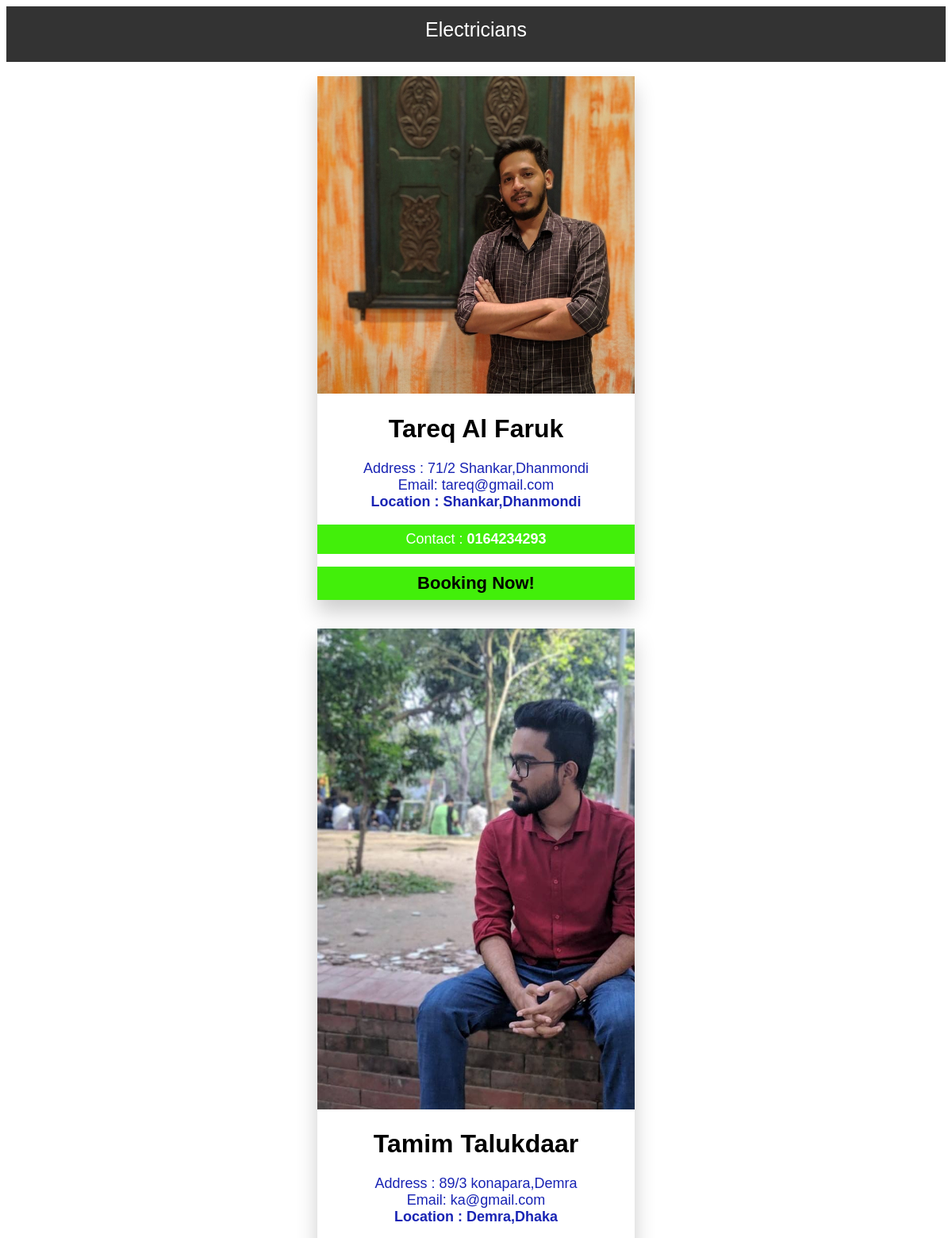
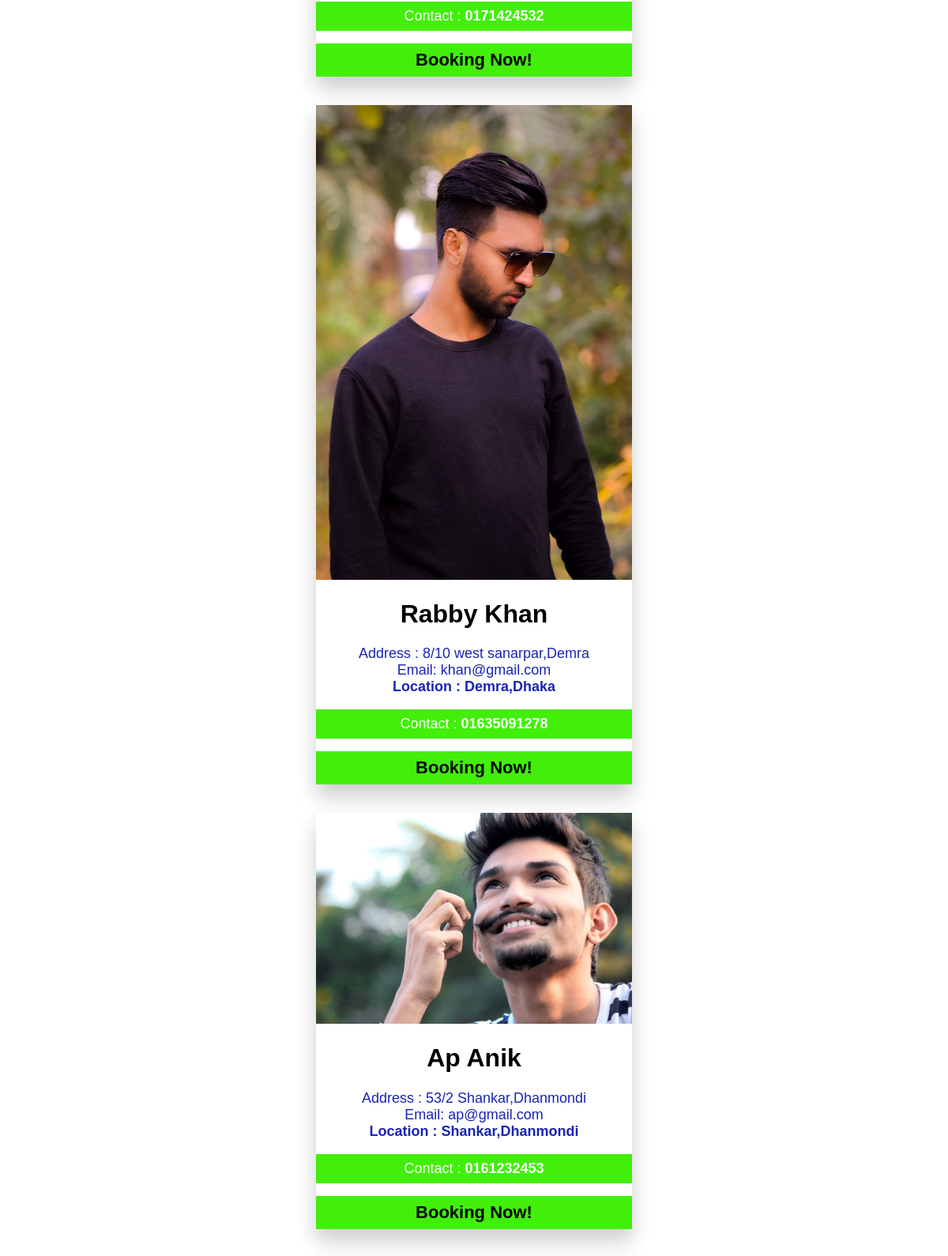
/worker/electricians (upper part), run on the app's committed database (2 pictures, top to bottom).
### accounts/models.py (models this page shows, shortened)
class Worker(models.Model):
    name = models.CharField(max_length=50, blank=True, null=True)
    username = models.CharField(max_length=50, blank=True, null=True)
    email = models.EmailField(max_length=50, blank=True, null=True)
    password = models.CharField(max_length=50, blank=True, null=True)
    nid = models.CharField(max_length=50, blank=True, null=True)
    upload_nid = models.ImageField(upload_to='media/')
    pic = models.ImageField(upload_to='media/')
    phone = models.CharField(max_length=50, blank=True, null=True)
    address = models.CharField(max_length=50, blank=True, null=True)
    location = models.CharField(max_length=50, blank=True, null=True)
    type_of_work = models.CharField(max_length=50, blank=True, null=True)

### worker/views.py (the view)
# urls.py: path('electricians',views.electricians, name = 'electricians'),
def electricians(request):
    obj = Worker.objects.filter(type_of_work='electrician')
    context = {
        'objects': obj
    }
    return render(request, "Electricians.html", context)

### templates/Electricians.html (shortened to what this page needs)
<!DOCTYPE html>
<html>
<head>
<link rel="stylesheet" href="https://cdnjs.cloudflare.com/ajax/libs/font-awesome/4.7.0/css/font-awesome.min.css">
</head>
<body>
<ul>Electricians</ul><br>
 {% for object in objects %}
<div class="card">
  <img src="{{ object.pic.url }}" alt="image-{{ object.name }}" style="width:100%">
  <h1>{{ object.name }}</h1>
   <p class="title" align="center" >
        Address : {{ object.address }}<br>
       Email: {{ object.email }}<br>
    <b>Location : {{ object.location }}</b><br>
   </p>
  <p><button>Contact : <b> {{ object.phone }}</b></button></p>
    <div class="bottom-text">
        <button><a href="booking"><b>Booking Now!</b></a></button>
        </div>
</div><br>
<br>
 {% endfor %}
</body>
</html>

### templates/Electricians.html (style rules this page uses)
ul { margin: auto; padding: 15px; overflow: hidden; height: 40px; background-color: #333; font-family: arial; text-align: center; font-size: 25px; color:white; }
h1 { font-family: arial }
.card { box-shadow: 0 15px 25px 0 rgba(0, 0, 0, 0.2); max-width: 400px; margin: auto; text-align: center; font-family: arial; }
.title { color: #1924b4; font-size: 18px; }
button { border: none; outline: 0; display: inline-block; padding: 8px; color: white; background-color: #42ef0a; text-align: center; cursor: pointer; width: 100%; font-size: 18px; }
a { text-decoration: none; font-size: 22px; color: black; }

### data on the page
Worker: pic (picture), name "Tareq Al Faruk", address "71/2 Shankar,Dhanmondi", email "tareq@gmail.com", location "Shankar,Dhanmondi", phone "0164234293"
Worker: pic (picture), name "Tamim Talukdaar", address "89/3 konapara,Demra", email "ka@gmail.com", location "Demra,Dhaka", phone "0171424532"
Worker: pic (picture), name "Rabby Khan", address "8/10 west sanarpar,Demra", email "khan@gmail.com", location "Demra,Dhaka", phone "01635091278"
Worker: pic (picture), name "Ap Anik", address "53/2 Shankar,Dhanmondi", email "ap@gmail.com", location "Shankar,Dhanmondi", phone "0161232453"
